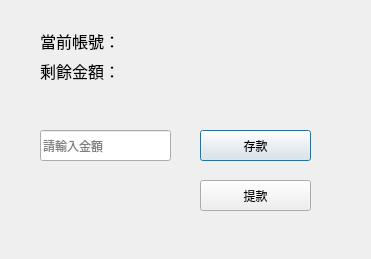
<?xml version="1.0" encoding="UTF-8"?>
<ui version="4.0">
 <class>inter</class>
 <widget class="QDialog" name="inter">
  <property name="geometry">
   <rect>
    <x>0</x>
    <y>0</y>
    <width>371</width>
    <height>259</height>
   </rect>
  </property>
  <property name="windowTitle">
   <string>功能</string>
  </property>
  <widget class="QLabel" name="label_user">
   <property name="geometry">
    <rect>
     <x>130</x>
     <y>30</y>
     <width>151</width>
     <height>16</height>
    </rect>
   </property>
   <property name="font">
    <font>
     <family>新細明體</family>
     <pointsize>12</pointsize>
    </font>
   </property>
   <property name="text">
    <string/>
   </property>
  </widget>
  <widget class="QLabel" name="label1">
   <property name="geometry">
    <rect>
     <x>40</x>
     <y>30</y>
     <width>81</width>
     <height>21</height>
    </rect>
   </property>
   <property name="font">
    <font>
     <family>Adobe Devanagari</family>
     <pointsize>12</pointsize>
    </font>
   </property>
   <property name="text">
    <string>當前帳號：</string>
   </property>
  </widget>
  <widget class="QLabel" name="label2">
   <property name="geometry">
    <rect>
     <x>40</x>
     <y>60</y>
     <width>81</width>
     <height>21</height>
    </rect>
   </property>
   <property name="font">
    <font>
     <family>Adobe Devanagari</family>
     <pointsize>12</pointsize>
    </font>
   </property>
   <property name="text">
    <string>剩餘金額：</string>
   </property>
  </widget>
  <widget class="QPushButton" name="Button_deposit">
   <property name="geometry">
    <rect>
     <x>200</x>
     <y>130</y>
     <width>111</width>
     <height>31</height>
    </rect>
   </property>
   <property name="text">
    <string>存款</string>
   </property>
  </widget>
  <widget class="QPushButton" name="Button_withdraw">
   <property name="geometry">
    <rect>
     <x>200</x>
     <y>180</y>
     <width>111</width>
     <height>31</height>
    </rect>
   </property>
   <property name="text">
    <string>提款</string>
   </property>
  </widget>
  <widget class="QLineEdit" name="lineEdit">
   <property name="geometry">
    <rect>
     <x>40</x>
     <y>130</y>
     <width>131</width>
     <height>31</height>
    </rect>
   </property>
   <property name="inputMask">
    <string/>
   </property>
   <property name="placeholderText">
    <string>請輸入金額</string>
   </property>
  </widget>
  <widget class="QLabel" name="label_balance">
   <property name="geometry">
    <rect>
     <x>130</x>
     <y>60</y>
     <width>151</width>
     <height>16</height>
    </rect>
   </property>
   <property name="font">
    <font>
     <family>新細明體</family>
     <pointsize>12</pointsize>
    </font>
   </property>
   <property name="text">
    <string/>
   </property>
  </widget>
  <widget class="QLabel" name="label_status">
   <property name="geometry">
    <rect>
     <x>40</x>
     <y>190</y>
     <width>131</width>
     <height>20</height>
    </rect>
   </property>
   <property name="font">
    <font>
     <family>Adobe Devanagari</family>
     <pointsize>11</pointsize>
    </font>
   </property>
   <property name="text">
    <string/>
   </property>
  </widget>
 </widget>
 <resources/>
 <connections>
  <connection>
   <sender>Button_withdraw</sender>
   <signal>clicked()</signal>
   <receiver>inter</receiver>
   <slot>withdraw()</slot>
   <hints>
    <hint type="sourcelabel">
     <x>231</x>
     <y>196</y>
    </hint>
    <hint type="destinationlabel">
     <x>259</x>
     <y>224</y>
    </hint>
   </hints>
  </connection>
  <connection>
   <sender>Button_deposit</sender>
   <signal>clicked()</signal>
   <receiver>inter</receiver>
   <slot>deposit()</slot>
   <hints>
    <hint type="sourcelabel">
     <x>254</x>
     <y>137</y>
    </hint>
    <hint type="destinationlabel">
     <x>340</x>
     <y>153</y>
    </hint>
   </hints>
  </connection>
 </connections>
 <slots>
  <slot>withdraw()</slot>
  <slot>deposit()</slot>
 </slots>
</ui>
